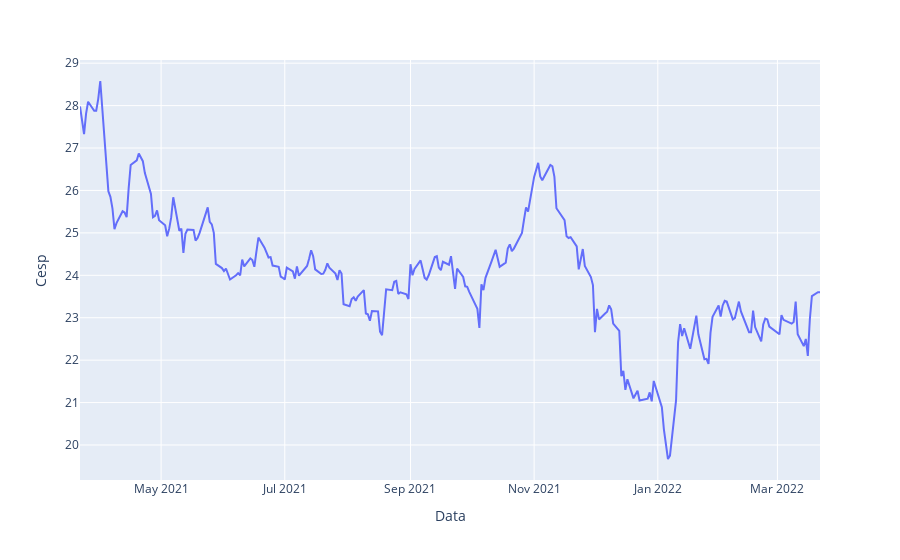

Source (notebook cell):
### Markdown cell above
#### CESP

### Code cell
px.line(db, y='Cesp')

### Figure 1 — Plotly figure (JSON) as saved in the notebook; plotly's stock layout.template omitted (floating-point values rounded to 4 significant figures; data arrays with more than 128 entries replaced by an {"elided": "..."} marker saying what was removed)
{"data": [{"hovertemplate": "Data=%{x}<br>Cesp=%{y}<extra></extra>", "legendgroup": "", "line": {"color": "#636efa", "dash": "solid"}, "marker": {"symbol": "circle"}, "mode": "lines", "name": "", "orientation": "v", "showlegend": false, "type": "scatter", "x": {"elided": "251 str values"}, "xaxis": "x", "y": {"elided": "251 float values"}, "yaxis": "y"}], "layout": {"legend": {"tracegroupgap": 0}, "margin": {"t": 60}, "xaxis": {"anchor": "y", "domain": [0, 1], "title": {"text": "Data"}}, "yaxis": {"anchor": "x", "domain": [0, 1], "title": {"text": "Cesp"}}}}
